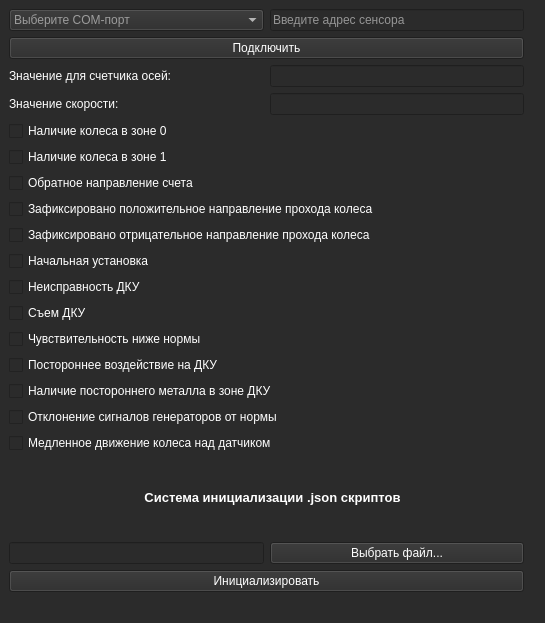
<?xml version="1.0" encoding="UTF-8"?>
<ui version="4.0">
 <class>MainWindow</class>
 <widget class="QMainWindow" name="MainWindow">
  <property name="geometry">
   <rect>
    <x>0</x>
    <y>0</y>
    <width>545</width>
    <height>623</height>
   </rect>
  </property>
  <property name="windowTitle">
   <string>ДКУ-02 Эмулятор</string>
  </property>
  <property name="styleSheet">
   <string notr="true">background-color: rgb(43, 43, 43);</string>
  </property>
  <widget class="QWidget" name="centralwidget">
   <layout class="QGridLayout" name="gridLayout">
    <item row="3" column="1">
     <widget class="QLineEdit" name="speedEdit">
      <property name="autoFillBackground">
       <bool>false</bool>
      </property>
      <property name="styleSheet">
       <string notr="true">color: rgb(255, 255, 255);</string>
      </property>
     </widget>
    </item>
    <item row="8" column="0" colspan="2">
     <widget class="QCheckBox" name="r32_2">
      <property name="styleSheet">
       <string notr="true">color: rgb(255, 255, 255);</string>
      </property>
      <property name="text">
       <string>Обратное направление счета</string>
      </property>
     </widget>
    </item>
    <item row="12" column="0" colspan="2">
     <widget class="QCheckBox" name="r32_9">
      <property name="styleSheet">
       <string notr="true">color: rgb(255, 255, 255);</string>
      </property>
      <property name="text">
       <string>Неисправность ДКУ</string>
      </property>
     </widget>
    </item>
    <item row="15" column="0" colspan="2">
     <widget class="QCheckBox" name="r32_12">
      <property name="styleSheet">
       <string notr="true">color: rgb(255, 255, 255);</string>
      </property>
      <property name="text">
       <string>Постороннее воздействие на ДКУ</string>
      </property>
     </widget>
    </item>
    <item row="11" column="0" colspan="2">
     <widget class="QCheckBox" name="r32_8">
      <property name="styleSheet">
       <string notr="true">color: rgb(255, 255, 255);</string>
      </property>
      <property name="text">
       <string>Начальная установка</string>
      </property>
     </widget>
    </item>
    <item row="18" column="0" colspan="2">
     <widget class="QCheckBox" name="r32_15">
      <property name="styleSheet">
       <string notr="true">color: rgb(255, 255, 255);</string>
      </property>
      <property name="text">
       <string>Медленное движение колеса над датчиком</string>
      </property>
     </widget>
    </item>
    <item row="19" column="0" colspan="4">
     <widget class="QLabel" name="label_3">
      <property name="font">
       <font>
        <pointsize>10</pointsize>
        <bold>true</bold>
       </font>
      </property>
      <property name="styleSheet">
       <string notr="true">color: rgb(255, 255, 255);</string>
      </property>
      <property name="text">
       <string>Система инициализации .json скриптов</string>
      </property>
      <property name="alignment">
       <set>Qt::AlignCenter</set>
      </property>
     </widget>
    </item>
    <item row="17" column="0" colspan="2">
     <widget class="QCheckBox" name="r32_14">
      <property name="styleSheet">
       <string notr="true">color: rgb(255, 255, 255);</string>
      </property>
      <property name="text">
       <string>Отклонение сигналов генераторов от нормы</string>
      </property>
     </widget>
    </item>
    <item row="4" column="0" colspan="2">
     <widget class="QCheckBox" name="r32_0">
      <property name="styleSheet">
       <string notr="true">color: rgb(255, 255, 255);</string>
      </property>
      <property name="text">
       <string>Наличие колеса в зоне 0</string>
      </property>
     </widget>
    </item>
    <item row="9" column="0" colspan="2">
     <widget class="QCheckBox" name="r32_3">
      <property name="styleSheet">
       <string notr="true">color: rgb(255, 255, 255);</string>
      </property>
      <property name="text">
       <string>Зафиксировано положительное направление прохода колеса</string>
      </property>
     </widget>
    </item>
    <item row="20" column="0">
     <widget class="QLineEdit" name="script_address">
      <property name="styleSheet">
       <string notr="true">color: rgb(255, 255, 255);</string>
      </property>
     </widget>
    </item>
    <item row="14" column="0" colspan="2">
     <widget class="QCheckBox" name="r32_11">
      <property name="styleSheet">
       <string notr="true">color: rgb(255, 255, 255);</string>
      </property>
      <property name="text">
       <string>Чувствительность ниже нормы</string>
      </property>
     </widget>
    </item>
    <item row="3" column="0">
     <widget class="QLabel" name="label_2">
      <property name="styleSheet">
       <string notr="true">color: rgb(255, 255, 255);</string>
      </property>
      <property name="text">
       <string>Значение скорости:</string>
      </property>
     </widget>
    </item>
    <item row="0" column="0">
     <widget class="QComboBox" name="comports">
      <property name="styleSheet">
       <string notr="true">color: rgb(255, 255, 255);</string>
      </property>
      <property name="placeholderText">
       <string>Выберите COM-порт</string>
      </property>
     </widget>
    </item>
    <item row="1" column="0" colspan="2">
     <widget class="QPushButton" name="connect">
      <property name="styleSheet">
       <string notr="true">color: rgb(255, 255, 255);</string>
      </property>
      <property name="text">
       <string>Подключить</string>
      </property>
     </widget>
    </item>
    <item row="2" column="0">
     <widget class="QLabel" name="label">
      <property name="styleSheet">
       <string notr="true">color: rgb(255, 255, 255);</string>
      </property>
      <property name="text">
       <string>Значение для счетчика осей:</string>
      </property>
     </widget>
    </item>
    <item row="20" column="1">
     <widget class="QPushButton" name="choose_file">
      <property name="styleSheet">
       <string notr="true">color: rgb(255, 255, 255);</string>
      </property>
      <property name="text">
       <string>Выбрать файл...</string>
      </property>
     </widget>
    </item>
    <item row="16" column="0" colspan="2">
     <widget class="QCheckBox" name="r32_13">
      <property name="styleSheet">
       <string notr="true">color: rgb(255, 255, 255);</string>
      </property>
      <property name="text">
       <string>Наличие постороннего металла в зоне ДКУ</string>
      </property>
     </widget>
    </item>
    <item row="2" column="1">
     <widget class="QLineEdit" name="axis_amount">
      <property name="styleSheet">
       <string notr="true">color: rgb(255, 255, 255);</string>
      </property>
     </widget>
    </item>
    <item row="10" column="0" colspan="2">
     <widget class="QCheckBox" name="r32_4">
      <property name="styleSheet">
       <string notr="true">color: rgb(255, 255, 255);</string>
      </property>
      <property name="text">
       <string>Зафиксировано отрицательное направление прохода колеса</string>
      </property>
     </widget>
    </item>
    <item row="7" column="0" colspan="2">
     <widget class="QCheckBox" name="r32_1">
      <property name="styleSheet">
       <string notr="true">color: rgb(255, 255, 255);</string>
      </property>
      <property name="text">
       <string>Наличие колеса в зоне 1</string>
      </property>
     </widget>
    </item>
    <item row="13" column="0" colspan="2">
     <widget class="QCheckBox" name="r32_10">
      <property name="styleSheet">
       <string notr="true">color: rgb(255, 255, 255);</string>
      </property>
      <property name="text">
       <string>Съем ДКУ</string>
      </property>
     </widget>
    </item>
    <item row="0" column="1">
     <widget class="QLineEdit" name="sen_adr">
      <property name="styleSheet">
       <string notr="true">color: rgb(255, 255, 255);</string>
      </property>
      <property name="placeholderText">
       <string>Введите адрес сенсора</string>
      </property>
     </widget>
    </item>
    <item row="21" column="0" colspan="2">
     <widget class="QPushButton" name="initialize">
      <property name="styleSheet">
       <string notr="true">color: rgb(255, 255, 255);</string>
      </property>
      <property name="text">
       <string>Инициализировать</string>
      </property>
     </widget>
    </item>
   </layout>
  </widget>
  <widget class="QMenuBar" name="menubar">
   <property name="geometry">
    <rect>
     <x>0</x>
     <y>0</y>
     <width>545</width>
     <height>21</height>
    </rect>
   </property>
  </widget>
  <widget class="QStatusBar" name="statusbar"/>
 </widget>
 <resources/>
 <connections/>
</ui>
